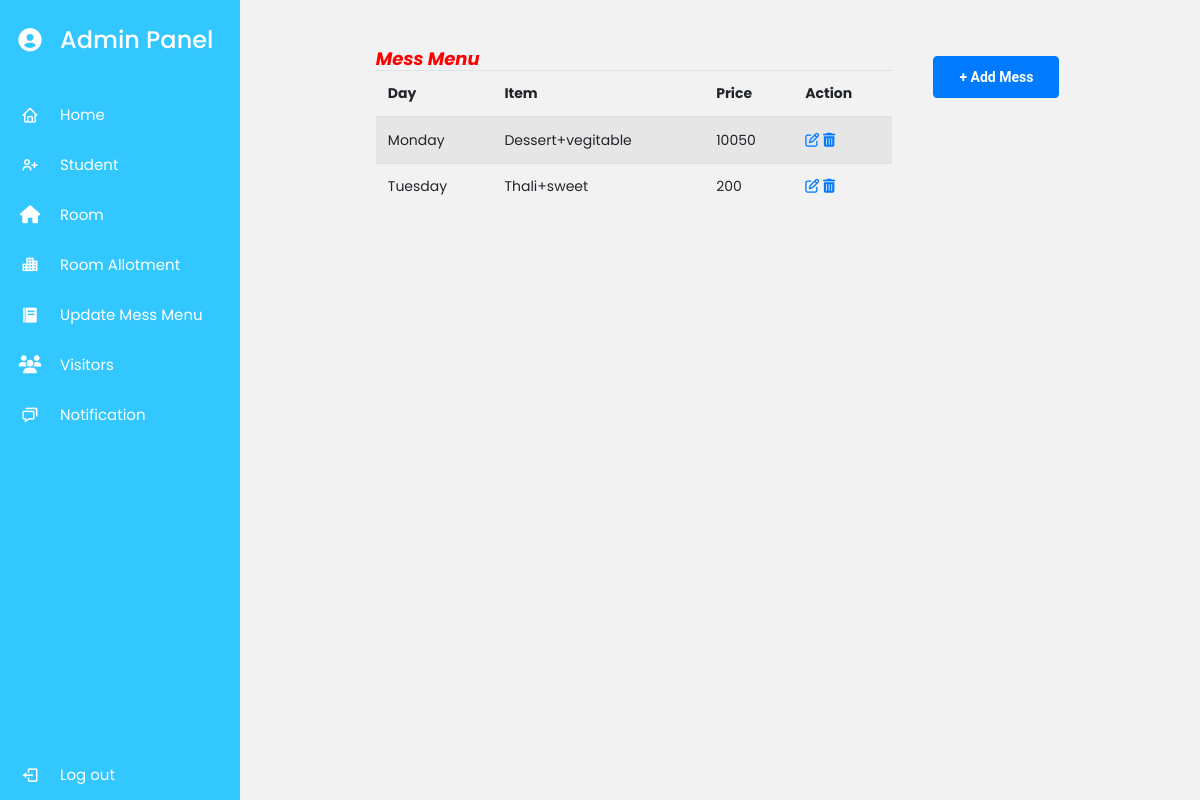
/mess/ (signed in), run on the app's committed database.
### myapp/models.py (models this page shows, shortened)
class Mess(models.Model):
    day=models.CharField(max_length=20)
    item=models.CharField(max_length=20)
    price=models.IntegerField()
    created_at=models.DateTimeField(auto_now_add=True)
    update_at=models.DateTimeField(auto_now=True)

### myapp/views.py (the view)
# urls.py: path('mess/',views.mess,name='mess'),
def mess(request):
    if request.user.is_superuser:
        mess_data = Mess.objects.all()
        return render(request, 'mess.html', {'mess': mess_data})
    else:
        return redirect("Home")

### myapp/templates/mess.html (shortened to what this page needs)
{% extends 'admindash.html' %}
{% load static %}
{% block content %}
<div class="col-lg-8">
<div class="row justify-content-around ml-8 mt-5">
  <div class="col-lg-8">
    <a href="/addmess/" class='btn btn-primary my-2  float-end' style="    position: absolute;
    margin-left: 102%;">+ Add Mess</a>
<table class="table table-striped ">
  <h4 style="color: red;"><i><strong>Mess Menu</strong><i></h4>
  <thead>
    <tr>
      <th scope="col">Day</th>
      <th scope="col">Item</th>
      <th scope="col">Price</th>
      <th scope="col">Action</th>
    </tr>
  </thead>
  {% if mess %}
  <tbody>
    {% for i in mess %}
    <tr>
      <td>{{i.day}}</td>
      <td>{{i.item}}</td>
      <td>{{i.price}}</td>
      <td>
        <a href="{% url 'messedit' i.id %}"><i class="fa fa-pencil-square-o" aria-hidden="true"></i></a>
        <a href="/messdelete/{{i.id}}"><i class="fa fa-trash" aria-hidden="true"></i></a>
      </td>
    </tr>
    {% endfor %}
  </tbody>
  {% endif %}
</table>
</div>
</div>
</div>
{% endblock content %}

### myapp/static/css/admindash.css (style rules this page uses)
* { margin: 0; padding: 0; box-sizing: border-box; font-family: 'Poppins', sans-serif; }

### myapp/static/css/visitors.css (style rules this page uses)
* { margin: 0; padding: 0; box-sizing: border-box; }
body { font-size: 14px; background: #f2f2f2; }

### myapp/static/css/main.css (style rules this page uses)
.row { display: -webkit-box; display: -webkit-flex; display: -moz-box; display: -ms-flexbox; display: flex; -webkit-flex-wrap: wrap; -ms-flex-wrap: wrap; flex-wrap: wrap; }
html { -webkit-box-sizing: border-box; -moz-box-sizing: border-box; box-sizing: border-box; }
* { padding: 0; margin: 0; }
*, *:before, *:after { -webkit-box-sizing: inherit; -moz-box-sizing: inherit; box-sizing: inherit; }
body, h1, h2, h3, h4, h5, h6, blockquote, p, pre, dl, dd, ol, ul, figure, hr, fieldset, legend { margin: 0; padding: 0; }
table { border-collapse: collapse; border-spacing: 0; }
body { font-family: "Roboto", "Arial", "Helvetica Neue", sans-serif; font-weight: 400; font-size: 14px; }
h1, h2, h3, h4, h5, h6 { font-weight: 400; }
h4 { font-size: 18px; }
.btn { line-height: 40px; display: inline-block; padding: 0 25px; cursor: pointer; color: #fff; font-family: "Roboto", "Arial", "Helvetica Neue", sans-serif; -webkit-transition: all 0.4s ease; -o-transition: all 0.4s ease; -moz-transition: all 0.4s ease; transition: all 0.4s ease; font-size: 14px; font-weight: 700; }

### myapp/static/css/room.css (style rules this page uses)
* { margin: 0; padding: 0; box-sizing: border-box; }
body { font-size: 14px; background: #f2f2f2; }

### data on the page
Mess: day "Monday", item "Dessert+vegitable", price "10050"
Mess: day "Tuesday", item "Thali+sweet", price "200"
